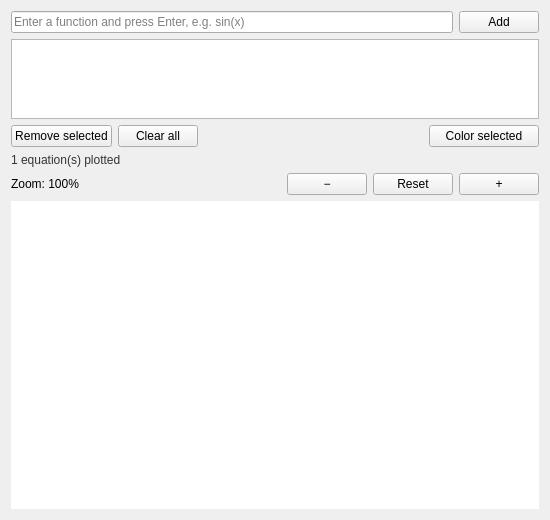
<?xml version="1.0" encoding="UTF-8"?>
<ui version="4.0">
 <class>GraphingCalculator</class>
 <widget class="QWidget" name="GraphingCalculator">
  <property name="geometry">
   <rect>
    <x>0</x>
    <y>0</y>
    <width>550</width>
    <height>520</height>
   </rect>
  </property>
  <property name="windowTitle">
   <string>Graphing Calculator</string>
  </property>
  <layout class="QVBoxLayout" name="verticalLayout">
   <item>
    <layout class="QHBoxLayout" name="horizontalLayout">
     <item>
      <widget class="QLineEdit" name="lnEquation">
       <property name="placeholderText">
        <string>Enter a function and press Enter, e.g. sin(x)</string>
       </property>
       <property name="clearButtonEnabled">
        <bool>true</bool>
       </property>
      </widget>
     </item>
     <item>
      <widget class="QPushButton" name="btnPlot">
       <property name="minimumSize">
        <size>
         <width>70</width>
         <height>0</height>
        </size>
       </property>
       <property name="text">
        <string>Add</string>
       </property>
      </widget>
     </item>
    </layout>
   </item>
   <item>
    <widget class="QListWidget" name="listEquations">
     <property name="minimumSize">
      <size>
       <width>0</width>
       <height>60</height>
      </size>
     </property>
     <property name="maximumSize">
      <size>
       <width>16777215</width>
       <height>80</height>
      </size>
     </property>
     <property name="selectionMode">
      <enum>QAbstractItemView::SelectionMode::SingleSelection</enum>
     </property>
    </widget>
   </item>
   <item>
    <layout class="QHBoxLayout" name="equationButtonsLayout">
     <item>
      <widget class="QPushButton" name="btnRemove">
       <property name="text">
        <string>Remove selected</string>
       </property>
      </widget>
     </item>
     <item>
      <widget class="QPushButton" name="btnClear">
       <property name="text">
        <string>Clear all</string>
       </property>
      </widget>
     </item>
     <item>
      <spacer name="horizontalSpacer_2">
       <property name="orientation">
        <enum>Qt::Orientation::Horizontal</enum>
       </property>
       <property name="sizeHint" stdset="0">
        <size>
         <width>40</width>
         <height>20</height>
        </size>
       </property>
      </spacer>
     </item>
     <item>
      <widget class="QPushButton" name="btnLineColor">
       <property name="minimumSize">
        <size>
         <width>110</width>
         <height>0</height>
        </size>
       </property>
       <property name="text">
        <string>Color selected</string>
       </property>
      </widget>
     </item>
    </layout>
   </item>
   <item>
    <widget class="QLabel" name="lblGraphStatus">
     <property name="styleSheet">
      <string>color: #333333;</string>
     </property>
     <property name="text">
      <string>1 equation(s) plotted</string>
     </property>
    </widget>
   </item>
   <item>
    <layout class="QHBoxLayout" name="zoomLayout">
     <item>
      <widget class="QLabel" name="lblZoom">
       <property name="text">
        <string>Zoom: 100%</string>
       </property>
      </widget>
     </item>
     <item>
      <spacer name="zoomSpacer">
       <property name="orientation">
        <enum>Qt::Orientation::Horizontal</enum>
       </property>
       <property name="sizeHint" stdset="0">
        <size>
         <width>40</width>
         <height>20</height>
        </size>
       </property>
      </spacer>
     </item>
     <item>
      <widget class="QPushButton" name="btnZoomOut">
       <property name="minimumSize">
        <size>
         <width>36</width>
         <height>0</height>
        </size>
       </property>
       <property name="text">
        <string>−</string>
       </property>
      </widget>
     </item>
     <item>
      <widget class="QPushButton" name="btnZoomReset">
       <property name="text">
        <string>Reset</string>
       </property>
      </widget>
     </item>
     <item>
      <widget class="QPushButton" name="btnZoomIn">
       <property name="minimumSize">
        <size>
         <width>36</width>
         <height>0</height>
        </size>
       </property>
       <property name="text">
        <string>+</string>
       </property>
      </widget>
     </item>
    </layout>
   </item>
   <item>
    <widget class="QGraphicsView" name="graphicsView">
     <property name="minimumSize">
      <size>
       <width>0</width>
       <height>250</height>
      </size>
     </property>
     <property name="frameShape">
      <enum>QFrame::Shape::NoFrame</enum>
     </property>
    </widget>
   </item>
  </layout>
 </widget>
 <resources/>
 <connections/>
</ui>
